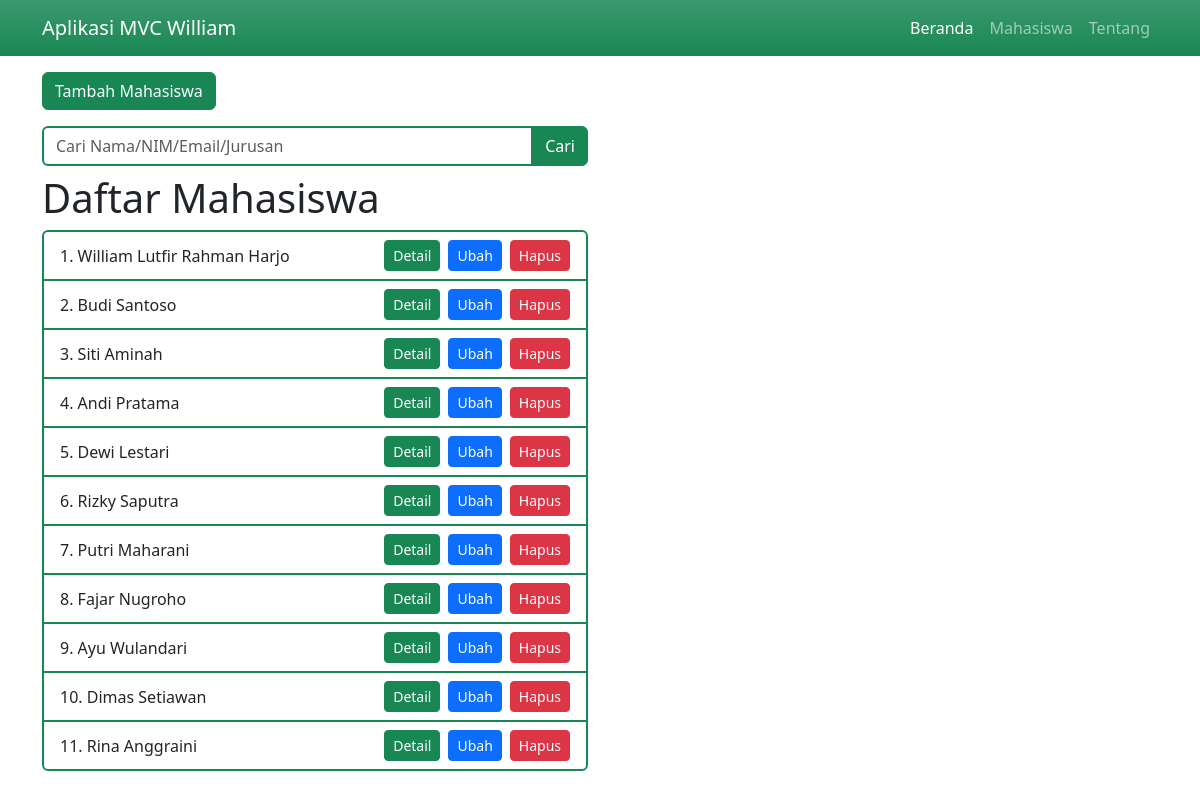
Page /Latihan13/public/mahasiswa on the committed database.
### tables this page shows
CREATE TABLE `mahasiswa` (
  `id` int(11) NOT NULL,
  `nama` text NOT NULL,
  `nim` text NOT NULL,
  `email` text NOT NULL,
  `jur` text NOT NULL
);

### Latihan13/app/core/Controller.php (called while the page is built, shortened)
<?php class Controller{
    public function view($view,$data=[]){
        require_once '../app/views/' . $view . '.php';
    }
    public function model($model){
        return new $model;
    }
}

### Latihan13/app/controllers/Mahasiswa.php (called while the page is built, shortened)
<?php class Mahasiswa extends Controller{
    public function index(){
        $data['judul']='Daftar Mahasiswa';
        $data['mhs']=$this->model('model_Mahasiswa')->ambilSemuaMhs();
        $this->view('mahasiswa/index',$data);
    }
}

### Latihan13/app/core/App.php (called while the page is built, shortened)
<?php class App{
    protected $method='index';
    protected $params=[];
    public function __construct(){
        $this->controller=new $this->controller;
        call_user_func_array([$this->controller,$this->method],$this->params);
    }
}

### Latihan13/public/index.php (called while the page is built, shortened)
<?php
$app=new App;

### Latihan13/app/core/Database.php (called while the page is built, shortened)
<?php class Database{
    private $dbh,$stmt;
    public function __construct(){
        $dsn="mysql:host=".DB_HOST.";dbname=".DB_NAME;
        $option=[
            PDO::ATTR_PERSISTENT=>true,
            PDO::ATTR_ERRMODE=>PDO::ERRMODE_EXCEPTION
        ];
        try{
            $this->dbh=new PDO($dsn,DB_USER,DB_PW,$option);
        }catch(PDOException $e){
            die($e->getMessage());
        }
    }
    public function kueri($query){
        $this->stmt=$this->dbh->prepare($query);
    }
    public function eksekusi(){
        $this->stmt->execute();
    }
    public function hasilBanyak(){
        $this->eksekusi();
        return $this->stmt->fetchAll(PDO::FETCH_ASSOC);
    }
}

### Latihan13/app/models/model_Mahasiswa.php (called while the page is built, shortened)
<?php class model_Mahasiswa{
    private $tabel="mahasiswa",
            $db;
    public function __construct(){
        $this->db=new Database;
    }
    public function ambilSemuaMhs(){
        $this->db->kueri("SELECT * FROM " . $this->tabel);
        return $this->db->hasilBanyak();
    }
}

### Latihan13/app/views/mahasiswa/index.php (the view, shortened to what this page needs)
<div class="container mt-3">
    <div class="row mb-3">
        <div class="col-lg-6">
            <button type="button" class="btn btn-success tampilknModalTambah" data-bs-toggle="modal" data-bs-target="#formModal">Tambah Mahasiswa</button>
        </div>
    </div>
    <div class="row">
        <div class="col-lg-6">
            <form action="<?= BASEURL; ?>/mahasiswa/cari" method="POST">
                <div class="input-group">
                    <input type="text" class="form-control border border-2 border-success" placeholder="Cari Nama/NIM/Email/Jurusan" name="katakunci" id="katakunci" value="<?php if(isset($data["katakunci"])){echo $data["katakunci"];}else{echo "";} ?>" autocomplete="off" autofocus>
                    <button class="btn btn-success" type="submit" id="cari">Cari</button>
                </div>
            </form>
        </div>
    </div>
    <div class="row">
        <div class="col-lg-6">
            <h1 class="mt-2">Daftar Mahasiswa</h1>
            <?php if(!empty($data["mhs"])){ ?>
            <ul class="list-group border border-2 border-success">
            <?php }else{echo "";} ?>
            <?php $keys = array_keys($data["mhs"]);
                $lastKey = end($keys);
            ?>
            <?php foreach($data["mhs"] as $key => $mhs) : ?>
                <?php if(!empty($data["mhs"])){ ?>
                <li class="d-flex align-items-center list-group-item border border-2 border-success border-top-0 border-start-0 border-end-0<?php if($key===$lastKey){echo " border-bottom-0";} ?>">
                <?php }else{echo "";} ?>
                    <?= $key+=1; ?>. <?= $mhs["nama"]; ?>
                    <a href="<?= BASEURL; ?>/mahasiswa/detail/<?= $mhs["id"]; ?>" class="btn btn-success btn-sm link-underline link-underline-opacity-0 ms-auto">Detail</a>
                    <a href="" class="btn btn-primary btn-sm link-underline link-underline-opacity-0 ms-2 tampilknModalUbah" data-bs-toggle="modal" data-bs-target="#formModal" data-idmhs="<?= $mhs["id"]; ?>">Ubah</a>
                    <a href="<?= BASEURL; ?>/mahasiswa/hapus/<?= $mhs["id"]; ?>/<?= $mhs["nama"]; ?>" class="btn btn-danger btn-sm link-underline link-underline-opacity-0 ms-2" onclick="return confirm('Apakah anda yakin ingin menghapus mahasiswa bernama <?= $mhs['nama']; ?>?')">Hapus</a>
                <?php if(!empty($data["mhs"])){ ?>
                </li>
                <?php }else{echo "";} ?>
            <?php endforeach; ?>
            <?php if(!empty($data["mhs"])){ ?>
            </ul>
            <?php }else{echo "";} ?>
        </div>
    </div>
</div><br>

### rows in the picture
mahasiswa: key "1", nama "William Lutfir Rahman Harjo"
mahasiswa: key "2", nama "Budi Santoso"
mahasiswa: key "3", nama "Siti Aminah"
mahasiswa: key "4", nama "Andi Pratama"
mahasiswa: key "5", nama "Dewi Lestari"
mahasiswa: key "6", nama "Rizky Saputra"
mahasiswa: key "7", nama "Putri Maharani"
mahasiswa: key "8", nama "Fajar Nugroho"
mahasiswa: key "9", nama "Ayu Wulandari"
mahasiswa: key "10", nama "Dimas Setiawan"
mahasiswa: key "11", nama "Rina Anggraini"
